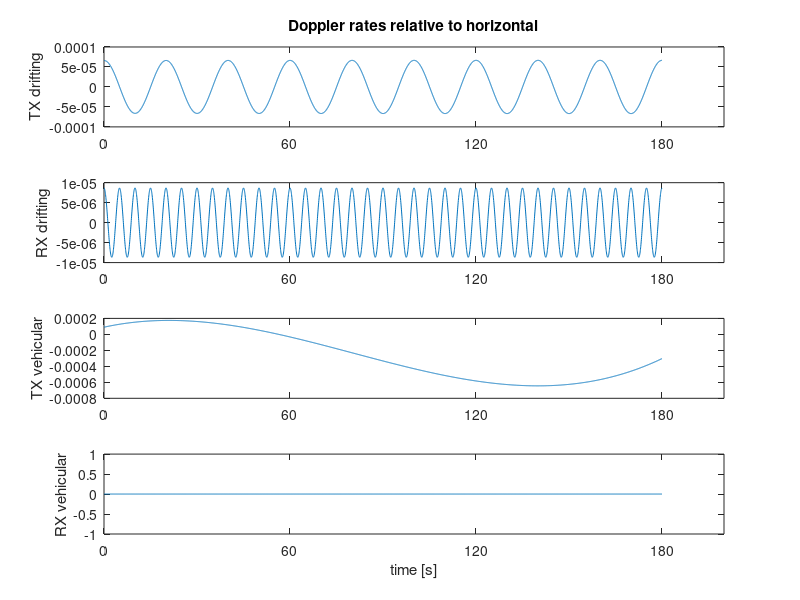
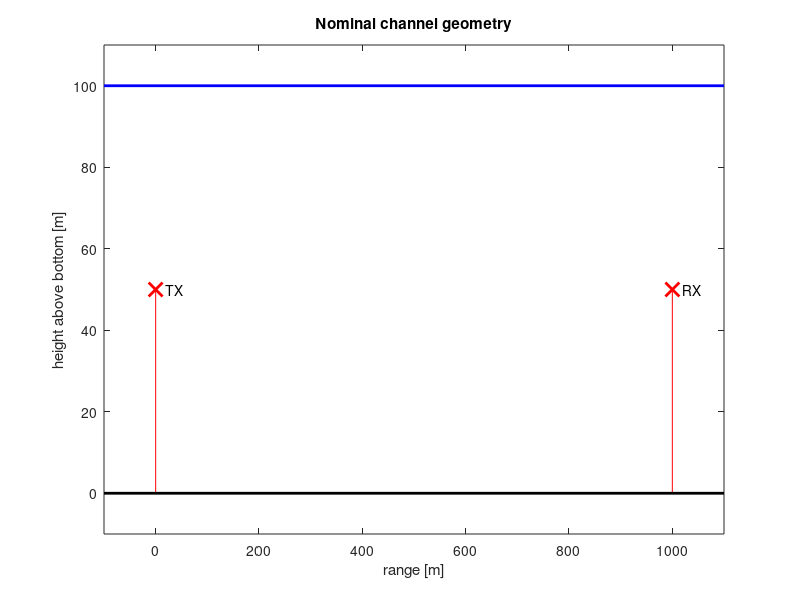

Write MATLAB code to recreate these figures, in order.
% This code reads the channel parameters and writes them in data 
% files [file_name].prm and [file_name].dop which will be used 
% by the main simulator code channel_simulator.
%
% Change the following channel parameters by updating this code. 
% Alternatively, you can directly update the .prm and .dop data 
% files via a text editing software.
% 
% file_name: data file name
% h0: surface height (depth) [m]
% ht0: TX height [m]
% hr0: RX height [m]
% d0: channel distance [m]
% k: spreading factor
% c: speed of sound in water [m/s]
% c2: speed of sound in bottom [m/s] (>1500 for hard, < 1500 for soft)
% cut: do not consider arrivals whose strength is below that of direct arrival divided by cut
% fmin: minimum frequency [Hz]
% B: bandwidth [Hz]
% df: frequency resolution [Hz]
% dt: time resolution [seconds] 
% T_SS: coherence time of the Small-Scale (S-S) variations [seconds]
% sig2s: variance of S-S surface variations 
% sig2b: variance of S-S bottom variations 
% B_delp: 3-dB width of the p.s.d. of intra-path delays (assumed constant for all paths)
% Sp: number of intra-paths (assumed constant for all paths)
% mu_p: mean of intra-path amplitudes (assumed constant for all paths)
% nu_p: variance of intra-path amplitudes (assumed constant for all paths)
% T_tot: total duration of the simulated signal [seconds]
% h_bnd: range of surface height variation (Large-Scale (L-S) realizations are limited to h+h_band)
% ht_bnd: range of transmitter height variation
% hr_bnd: range of receiver height variation
% d_bnd: range of channel distance variation
% sig_h: standard deviation of L-S variations of surface height 
% sig_ht: standard deviation of L-S variations of transmitter height 
% sig_hr: standard deviation of L-S variations of receiver height 
% sig_d: standard deviation of L-S variations of distance height 
% a_AR: AR parameter for generating L-S variations (constant for variables h, ht, hr, d) 
% method: Large-Scale (L-S) & Small-Scale (S-S) Simulation Methods:
% vtd: TX drifting speed
% theta_td: TX drifting angle
% vrd: RX drifting speed
% theta_rd: RX drifting angle
% vtv: TX vehicular speed
% theta_tv: TX vehicular angle
% vrv: RX vehicular speed
% theta_rv: RX vehicular angle 
% Aw: surface variation amplitude
% fw: surface variation frequency
%
% Author: Parastoo Qarabaqi, Northeastern University, 2013

clc, clear all, close all, format long;

%% Data file name: 
file_name= 'example_channel';

%% Deterministic channel geometry:

h0=100; % surface height (depth) [m]
ht0=50; % TX height [m]
hr0=50; % RX height [m]
d0=1000; % channel distance [m]

k=1.7; % spreading factor
c=1500; % speed of sound in water [m/s]
c2=1200; % speed of sound in bottom [m/s] (>1500 for hard, < 1500 for soft)
cut=20; % do not consider arrivals whose strength is below that of direct arrival divided by cut

fmin=10e3; % minimum frequency [Hz]
B=10e3; % bandwidth [Hz]

df=30; % frequency resolution [Hz], f_vec=fmin:df:fmax; 

dt= 50e-3; % time resolution [seconds] 
T_SS=60; % coherence time of the small-scale variations [seconds]

%% Small-Scale (S-S) parameters: 
sig2s= 1.125; % variance of S-S surface variations 
sig2b=sig2s/2; % variance of S-S bottom variations 
 
B_delp= 5e-4; % 3-dB width of the p.s.d. of intra-path delays (assumed constant for all paths)
Sp= 20; % number of intra-paths (assumed constant for all paths)
mu_p= .5/Sp; % mean of intra-path amplitudes (assumed constant for all paths)
nu_p= 1e-6; % variance of intra-path amplitudes (assumed constant for all paths)

%% Large-Scale (L-S) parameters:
T_tot= 3*T_SS; % total duration of the simulated signal [seconds]
t_tot_vec=(0:dt:T_tot); Lt_tot=length(t_tot_vec);

h_bnd=[-10 10]; % range of surface height variation (L-S realizations are limited to h+h_band)
ht_bnd=[-5 5]; % range of transmitter height variation
hr_bnd=[-5 5]; % range of receiver height variation
d_bnd=[-20 20]; % range of channel distance variation
sig_h=1; % standard deviation of L-S variations of surface height 
sig_ht=1; % standard deviation of L-S variations of transmitter height 
sig_hr=1; % standard deviation of L-S variations of receiver height 
sig_d=1; % standard deviation of L-S variations of distance height 
a_AR= .9; % AR parameter for generating L-S variations (constant for variables h, ht, hr, d) 

%% Large-Scale (L-S) & Small-Scale (S-S) Simulation Methods:
% 1)'sim_dir': SIMplified L-S model & DIRect S-S model
% 2)'sim_seq': SIMplified L-S model & Statistically EQuivalent S-S model
% 3)'bel_dir': BELlhop L-S model & DIRect S-S model
% 4)'bel_seq': BELlhop L-S model & Statistically EQuivalent S-S model
method='sim_dir'; 

%% Doppler: 
% All parameters can be entered as scalars or vectors of size(t_tot_vec).

% drifting: 
vtd= 0.1*cos((1/20)*(2*pi*t_tot_vec)-rand*2*pi); 
theta_td= linspace(rand*2*pi,rand*2*pi,length(t_tot_vec)); 

vrd= 0.02*cos((1/5)*(2*pi*t_tot_vec)); 
theta_rd= rand*2*pi; 

% vehicular: 
vtv= interp1([0:T_SS:T_tot], 1*randn(size([0:T_SS:T_tot])), t_tot_vec, 'spline');   
theta_tv= 0; 
vrv= 0;  
theta_rv= 0; 

% surface: 
Aw= .05; fw= .01; 

%% %%%%%%%%%%%%%%%%%%%%%%%%%%%%%%%%%%%%%%%%%%%%%%%%%%%%%%%%%%%%%%%%%%%%%%%%
% End of reading data. Start writing the data files: 
%%%%%%%%%%%%%%%%%%%%%%%%%%%%%%%%%%%%%%%%%%%%%%%%%%%%%%%%%%%%%%%%%%%%%%%%%%%

%% Write parameters on prm file: 
f1 = fopen([file_name, '.prm'], 'w');

fprintf(f1, '%f surface_height_(depth)_[m]\n', h0); 
fprintf(f1, '%f TX_height_[m]\n', ht0); 
fprintf(f1, '%f RX_height_[m]\n', hr0); 
fprintf(f1, '%f channel_distance_[m]\n', d0); 

fprintf(f1, '%f spreading_factor\n', k); 
fprintf(f1, '%f speed_of_sound_in_water_[m/s]\n', c); 
fprintf(f1, '%f speed_of_sound_in_bottom_[m/s]\n', c2); 
fprintf(f1, '%f minimum_relative_path_strength\n', cut); 

fprintf(f1, '%f minimum_frequency_[Hz]\n', fmin); 
fprintf(f1, '%f bandwidth_[Hz]\n', B); 
fprintf(f1, '%f frequency_resolution_[Hz]\n', df); 
fprintf(f1, '%f time_resolution_[seconds]\n', dt); 
fprintf(f1, '%f coherence_time_of_the_small-scale_variations_[seconds]\n', T_SS); 

fprintf(f1, '%f variance_of_S_S_surface_variations_[m^2]\n', sig2s); 
fprintf(f1, '%f variance_of_S_S_bottom_variations_[m^2]\n', sig2b); 
fprintf(f1, '%f 3-dB_width_of_the_p.s.d._of_intra-path_delays_[Hz]\n', B_delp); 
fprintf(f1, '%d number_of_intra-paths\n', Sp); 
fprintf(f1, '%f mean_of_intra-path_amplitudes\n', mu_p); 
fprintf(f1, '%f variance_of_intra-path_amplitudes\n', nu_p); 

fprintf(f1, '%f total_duration_of_the_simulated_signal_[seconds]\n', T_tot); 
fprintf(f1, '%f min_of_surface_height\n', h_bnd(1));
fprintf(f1, '%f max_of_surface_height\n', h_bnd(2));
fprintf(f1, '%f min_of_transmitter_height\n', ht_bnd(1));
fprintf(f1, '%f max_of_transmitter_height\n', ht_bnd(2));
fprintf(f1, '%f min_of_receiver_height\n', hr_bnd(1));
fprintf(f1, '%f max_of_receiver_height\n', hr_bnd(2));
fprintf(f1, '%f min_of_channel_distance\n', d_bnd(1));
fprintf(f1, '%f max_of_channel_distance\n', d_bnd(2));

fprintf(f1, '%f L_S_standard_deviation_of_surface_height_[m]\n', sig_h); 
fprintf(f1, '%f L_S_standard_deviation_of_transmitter_height_[m]\n', sig_ht); 
fprintf(f1, '%f L_S_standard_deviation_of_receiver_height_[m]\n', sig_hr); 
fprintf(f1, '%d L_S_standard_deviation_of_receiver_height_[m]\n', sig_d); 
fprintf(f1, '%f AR_parameter_for_generating_L_S_variations\n', a_AR); 

switch method
    case {'sim_dir', 1}, fprintf(f1, '1 method\n');
    case {'sim_seq', 2}, fprintf(f1, '2 method\n');
    case {'bel_dir', 3}, fprintf(f1, '3 method\n');
    case {'bel_seq', 4}, fprintf(f1, '4 method\n');        
end

fclose(f1);

%% form Doppler matrix: 
Dopp_mat= zeros(Lt_tot, 10);
if length(vtd)==1; Dopp_mat(:,1)= repmat(vtd, Lt_tot, 1); 
else Dopp_mat(:,1)= vtd.';
end
if length(theta_td)==1; Dopp_mat(:,2)= repmat(theta_td, Lt_tot, 1); 
else Dopp_mat(:,2)= theta_td.';
end
if length(vrd)==1; Dopp_mat(:,3)= repmat(vrd, Lt_tot, 1); 
else Dopp_mat(:,3)= vrd.';
end
if length(theta_rd)==1; Dopp_mat(:,4)= repmat(theta_rd, Lt_tot, 1); 
else Dopp_mat(:,4)= theta_rd.';
end
if length(vtv)==1; Dopp_mat(:,5)= repmat(vtv, Lt_tot, 1); 
else Dopp_mat(:,5)= vtv.';
end
if length(theta_tv)==1; Dopp_mat(:,6)= repmat(theta_tv, Lt_tot, 1); 
else Dopp_mat(:,6)= theta_tv.';
end
if length(vrv)==1; Dopp_mat(:,7)= repmat(vrv, Lt_tot, 1); 
else Dopp_mat(:,7)= vrv.';
end
if length(theta_rv)==1; Dopp_mat(:,8)= repmat(theta_rv, Lt_tot, 1); 
else Dopp_mat(:,8)= theta_rv.';
end
if length(Aw)==1; Dopp_mat(:,9)= repmat(Aw, Lt_tot, 1); 
else Dopp_mat(:,9)= Aw.';
end
if length(fw)==1; Dopp_mat(:,10)= repmat(fw, Lt_tot, 1); 
else Dopp_mat(:,10)= fw.';
end

%% Write Doppler rates on dop file: 
f2 = fopen([file_name, '.dop'], 'w');

fprintf(f2, '%f\n', reshape(Dopp_mat, 10*Lt_tot, 1)); 

fclose(f2);

%% %%%%%%%%%%%%%%%%%%%%%%%%%%%%%%%%%%%%%%%%%%%%%%%%%%%%%%%%%%%%%%%%%%%%%%%%
% Plotting the channel parameters:  
%%%%%%%%%%%%%%%%%%%%%%%%%%%%%%%%%%%%%%%%%%%%%%%%%%%%%%%%%%%%%%%%%%%%%%%%%%%

%% Plot the Doppler rates: 

% drifting:
figure; subplot(411); plot(t_tot_vec, (1/c)*Dopp_mat(:,1).*cos(Dopp_mat(:,2))); 
ylabel('TX drifting'), set(gca,'XTick', (0:T_SS:T_tot)), 
title('Doppler rates relative to horizontal')
subplot(412); plot(t_tot_vec, (1/c)*Dopp_mat(:,3).*cos(Dopp_mat(:,4))); 
ylabel('RX drifting'), set(gca,'XTick', (0:T_SS:T_tot)),

% vehicular:
subplot(413); plot(t_tot_vec, (1/c)*Dopp_mat(:,5).*cos(Dopp_mat(:,6))); 
ylabel('TX vehicular'), set(gca,'XTick', (0:T_SS:T_tot)), 
subplot(414); plot(t_tot_vec, (1/c)*Dopp_mat(:,7).*cos(Dopp_mat(:,8))); 
ylabel('RX vehicular'), set(gca,'XTick', (0:T_SS:T_tot)),
xlabel('time [s]')

%% Plot the nominal channel geometry: 

figure; 
plot([0,0], [0,ht0], 'r'), hold on,
plot(0,ht0, 'rx', 'linewidth', 2, 'markersize', 10), 
plot([d0,d0], [0,hr0], 'r'), 
plot(d0,hr0, 'rx', 'linewidth', 2, 'markersize', 10),
plot([-.1*d0, 1.1*d0], [0, 0], 'k', 'linewidth', 2),
plot([-.1*d0, 1.1*d0], [h0,h0], 'b', 'linewidth', 2),

axis([-.1*d0, 1.1*d0, -.1*h0, 1.1*h0]),
xlabel('range [m]'), ylabel('height above bottom [m]'),
text(.02*d0, ht0, 'TX'), text(1.02*d0, hr0, 'RX'), 
title('Nominal channel geometry')


